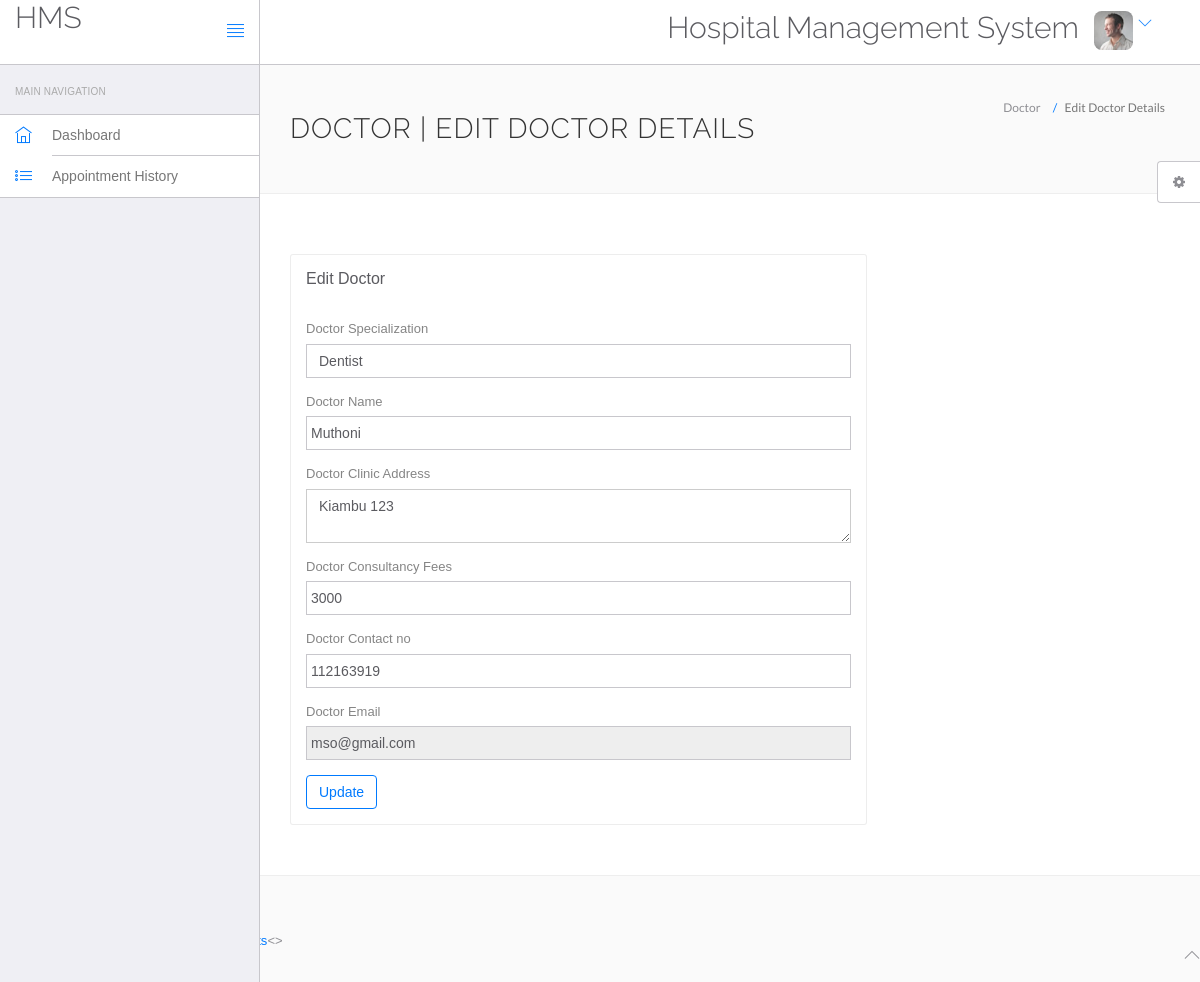
Page /hms/doctor/edit-profile.php (signed in) on the committed database.
### tables this page shows
CREATE TABLE `doctors` (
  `id` int(11) NOT NULL,
  `specilization` varchar(255) NOT NULL,
  `doctorName` varchar(255) NOT NULL,
  `address` longtext NOT NULL,
  `docFees` varchar(255) NOT NULL,
  `contactno` bigint(11) NOT NULL,
  `docEmail` varchar(255) NOT NULL,
  `password` varchar(255) NOT NULL,
  `creationDate` timestamp NOT NULL DEFAULT current_timestamp(),
  `updationDate` varchar(255) DEFAULT NULL
);

### hms/doctor/edit-profile.php (the view, shortened to what this page needs)
<?php
include('include/config.php');
?>
<!DOCTYPE html>
<html lang="en">
	<head>
		<link rel="stylesheet" href="vendor/bootstrap/css/bootstrap.min.css">
		<link rel="stylesheet" href="vendor/fontawesome/css/font-awesome.min.css">
		<link rel="stylesheet" href="vendor/themify-icons/themify-icons.min.css">
		<link href="vendor/animate.css/animate.min.css" rel="stylesheet" media="screen">
		<link href="vendor/perfect-scrollbar/perfect-scrollbar.min.css" rel="stylesheet" media="screen">
		<link href="vendor/switchery/switchery.min.css" rel="stylesheet" media="screen">
		<link href="vendor/bootstrap-touchspin/jquery.bootstrap-touchspin.min.css" rel="stylesheet" media="screen">
		<link href="vendor/select2/select2.min.css" rel="stylesheet" media="screen">
		<link href="vendor/bootstrap-datepicker/bootstrap-datepicker3.standalone.min.css" rel="stylesheet" media="screen">
		<link href="vendor/bootstrap-timepicker/bootstrap-timepicker.min.css" rel="stylesheet" media="screen">
		<link rel="stylesheet" href="assets/css/styles.css">
		<link rel="stylesheet" href="assets/css/plugins.css">
		<link rel="stylesheet" href="assets/css/themes/theme-1.css" id="skin_color" />
	</head>
	<body>
		<div id="app">
<?php include('include/sidebar.php');?>
			<div class="app-content">
				<?php include('include/header.php');?>
				<div class="main-content" >
					<div class="wrap-content container" id="container">
						<section id="page-title">
							<div class="row">
								<div class="col-sm-8">
									<h1 class="mainTitle">Doctor | Edit Doctor Details</h1>
																	</div>
								<ol class="breadcrumb">
									<li>
										<span>Doctor</span>
									</li>
									<li class="active">
										<span>Edit Doctor Details</span>
									</li>
								</ol>
							</div>
						</section>
						<div class="container-fluid container-fullw bg-white">
							<div class="row">
								<div class="col-md-12">
									<div class="row margin-top-30">
										<div class="col-lg-8 col-md-12">
											<div class="panel panel-white">
												<div class="panel-heading">
													<h5 class="panel-title">Edit Doctor</h5>
												</div>
												<div class="panel-body">
									<?php $sql=mysqli_query($bd,"select * from doctors where docEmail='".$_SESSION['dlogin']."'");
while($data=mysqli_fetch_array($sql))
{
?>
													<form role="form" name="adddoc" method="post" onSubmit="return valid();">
														<div class="form-group">
															<label for="DoctorSpecialization">
																Doctor Specialization
															</label>
							<select name="Doctorspecialization" class="form-control" required="required">
					<option value="<?php echo htmlentities($data['specilization']);?>">
					<?php echo htmlentities($data['specilization']);?></option>
															</select>
														</div>
<div class="form-group">
															<label for="doctorname">
																 Doctor Name
															</label>
	<input type="text" name="docname" class="form-control" value="<?php echo htmlentities($data['doctorName']);?>" >
														</div>
<div class="form-group">
															<label for="address">
																 Doctor Clinic Address
															</label>
					<textarea name="clinicaddress" class="form-control"><?php echo htmlentities($data['address']);?></textarea>
														</div>
<div class="form-group">
															<label for="fess">
																 Doctor Consultancy Fees
															</label>
		<input type="text" name="docfees" class="form-control" required="required"  value="<?php echo htmlentities($data['docFees']);?>" >
														</div>
<div class="form-group">
									<label for="fess">
																 Doctor Contact no
															</label>
					<input type="text" name="doccontact" class="form-control" required="required"  value="<?php echo htmlentities($data['contactno']);?>">
														</div>
<div class="form-group">
									<label for="fess">
																 Doctor Email
															</label>
					<input type="email" name="docemail" class="form-control"  readonly="readonly"  value="<?php echo htmlentities($data['docEmail']);?>">
														</div>
														<?php } ?>
														<button type="submit" name="submit" class="btn btn-o btn-primary">
															Update
														</button>
													</form>
												</div>
											</div>
										</div>
											</div>
										</div>
								</div>
					</div>
				</div>
			</div>
	<?php include('include/footer.php');?>
	<?php include('include/setting.php');?>
			<>
		</div>
	</body>
</html>

### hms/doctor/assets/css/themes/theme-1.css (style rules this page uses)
body { background: #FAFAFA; }

### rows in the picture
doctors: Doctorspecialization "Dentist", docname "Muthoni", clinicaddress "Kiambu 123", docfees "3000", doccontact "112163919", docemail "mso@gmail.com"
